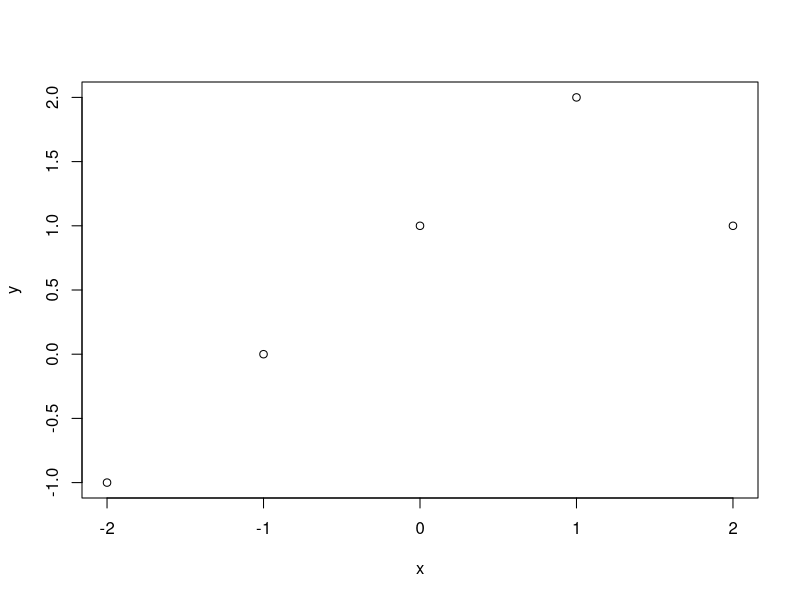
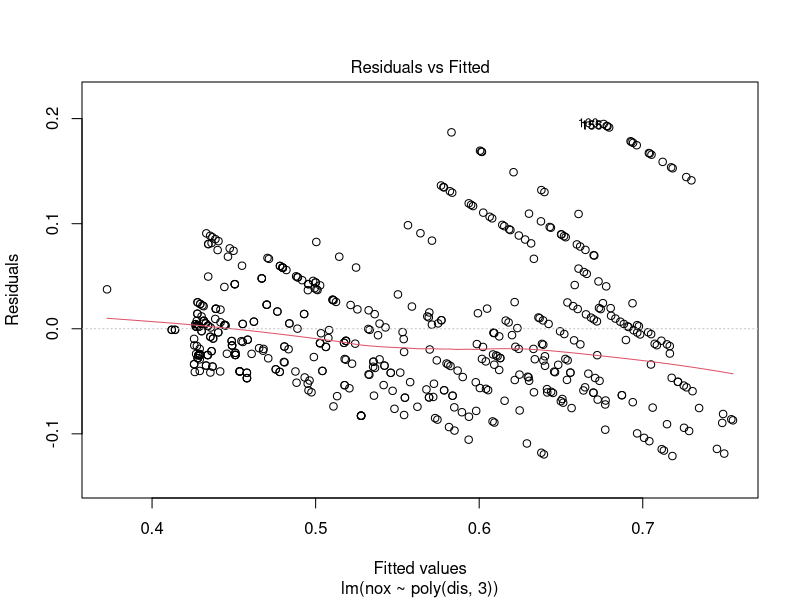
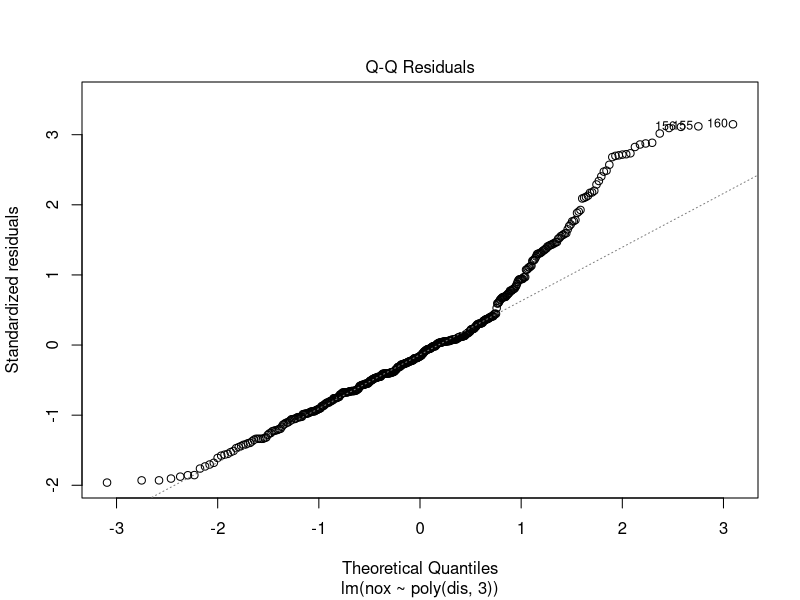
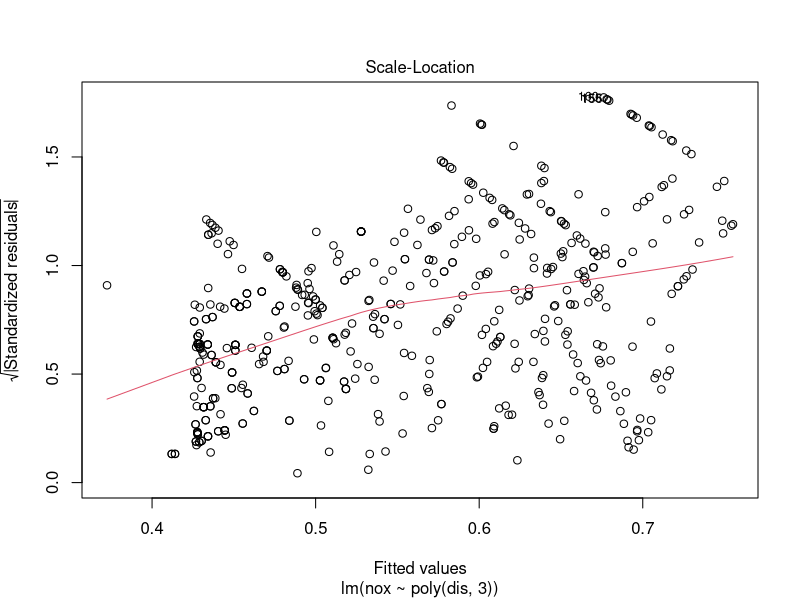
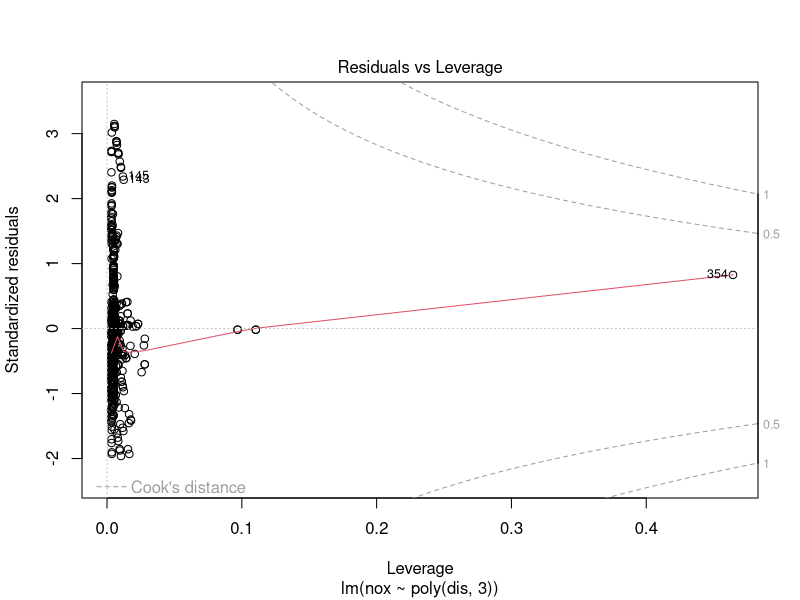

Reproduce these figures in R, in order.
## ---- chunk 1
knitr::opts_chunk$set(echo = TRUE)
## ---- chunk 2
x = -2:2
y = 1 + x + -2 * (x-1)^2 * I(x>1)
plot(x, y)
# According to the plot, the intercept is 1, the slop is -2 and this is a quadratic curve.
## ---- chunk 3
library(MASS)
set.seed(100)
mod1 <- lm(nox ~ poly(dis, 3), data = Boston)
summary(mod1)
plot(mod1)

## ---- chunk 4



